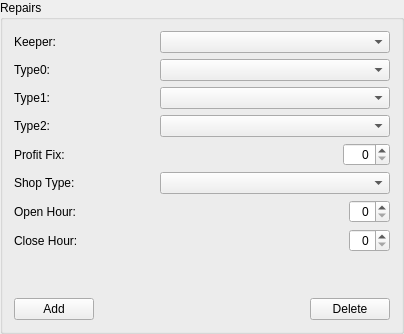
           <widget class="QGroupBox" name="repairBox">
            <property name="title">
             <string>Repairs</string>
            </property>
            <layout class="QVBoxLayout">
             <item>
              <layout class="QHBoxLayout">
               <property name="margin">
                <number>0</number>
               </property>
               <item>
                <widget class="QLabel" name="label_110">
                 <property name="minimumSize">
                  <size>
                   <width>100</width>
                   <height>0</height>
                  </size>
                 </property>
                 <property name="maximumSize">
                  <size>
                   <width>100</width>
                   <height>16777215</height>
                  </size>
                 </property>
                 <property name="text">
                  <string>Keeper:</string>
                 </property>
                </widget>
               </item>
               <item>
                <spacer>
                 <property name="orientation">
                  <enum>Qt::Horizontal</enum>
                 </property>
                 <property name="sizeHint" stdset="0">
                  <size>
                   <width>40</width>
                   <height>20</height>
                  </size>
                 </property>
                </spacer>
               </item>
               <item>
                <widget class="QComboBox" name="repairKeeperBox">
                 <property name="minimumSize">
                  <size>
                   <width>230</width>
                   <height>0</height>
                  </size>
                 </property>
                 <property name="focusPolicy">
                  <enum>Qt::WheelFocus</enum>
                 </property>
                </widget>
               </item>
              </layout>
             </item>
             <item>
              <layout class="QHBoxLayout">
               <property name="margin">
                <number>0</number>
               </property>
               <item>
                <widget class="QLabel" name="label_111">
                 <property name="minimumSize">
                  <size>
                   <width>100</width>
                   <height>0</height>
                  </size>
                 </property>
                 <property name="maximumSize">
                  <size>
                   <width>100</width>
                   <height>16777215</height>
                  </size>
                 </property>
                 <property name="text">
                  <string>Type0:</string>
                 </property>
                </widget>
               </item>
               <item>
                <spacer>
                 <property name="orientation">
                  <enum>Qt::Horizontal</enum>
                 </property>
                 <property name="sizeHint" stdset="0">
                  <size>
                   <width>40</width>
                   <height>20</height>
                  </size>
                 </property>
                </spacer>
               </item>
               <item>
                <widget class="QComboBox" name="repairType0Box">
                 <property name="minimumSize">
                  <size>
                   <width>230</width>
                   <height>0</height>
                  </size>
                 </property>
                 <property name="focusPolicy">
                  <enum>Qt::WheelFocus</enum>
                 </property>
                </widget>
               </item>
              </layout>
             </item>
             <item>
              <layout class="QHBoxLayout">
               <property name="margin">
                <number>0</number>
               </property>
               <item>
                <widget class="QLabel" name="label_112">
                 <property name="minimumSize">
                  <size>
                   <width>100</width>
                   <height>0</height>
                  </size>
                 </property>
                 <property name="maximumSize">
                  <size>
                   <width>100</width>
                   <height>16777215</height>
                  </size>
                 </property>
                 <property name="text">
                  <string>Type1:</string>
                 </property>
                </widget>
               </item>
               <item>
                <spacer>
                 <property name="orientation">
                  <enum>Qt::Horizontal</enum>
                 </property>
                 <property name="sizeHint" stdset="0">
                  <size>
                   <width>40</width>
                   <height>20</height>
                  </size>
                 </property>
                </spacer>
               </item>
               <item>
                <widget class="QComboBox" name="repairType1Box">
                 <property name="minimumSize">
                  <size>
                   <width>230</width>
                   <height>0</height>
                  </size>
                 </property>
                 <property name="focusPolicy">
                  <enum>Qt::WheelFocus</enum>
                 </property>
                </widget>
               </item>
              </layout>
             </item>
             <item>
              <layout class="QHBoxLayout">
               <property name="margin">
                <number>0</number>
               </property>
               <item>
                <widget class="QLabel" name="label_113">
                 <property name="minimumSize">
                  <size>
                   <width>100</width>
                   <height>0</height>
                  </size>
                 </property>
                 <property name="maximumSize">
                  <size>
                   <width>100</width>
                   <height>16777215</height>
                  </size>
                 </property>
                 <property name="text">
                  <string>Type2:</string>
                 </property>
                </widget>
               </item>
               <item>
                <spacer>
                 <property name="orientation">
                  <enum>Qt::Horizontal</enum>
                 </property>
                 <property name="sizeHint" stdset="0">
                  <size>
                   <width>40</width>
                   <height>20</height>
                  </size>
                 </property>
                </spacer>
               </item>
               <item>
                <widget class="QComboBox" name="repairType2Box">
                 <property name="minimumSize">
                  <size>
                   <width>230</width>
                   <height>0</height>
                  </size>
                 </property>
                 <property name="focusPolicy">
                  <enum>Qt::WheelFocus</enum>
                 </property>
                </widget>
               </item>
              </layout>
             </item>
             <item>
              <layout class="QHBoxLayout">
               <property name="margin">
                <number>0</number>
               </property>
               <item>
                <widget class="QLabel" name="label_116">
                 <property name="minimumSize">
                  <size>
                   <width>100</width>
                   <height>0</height>
                  </size>
                 </property>
                 <property name="maximumSize">
                  <size>
                   <width>100</width>
                   <height>16777215</height>
                  </size>
                 </property>
                 <property name="text">
                  <string>Profit Fix:</string>
                 </property>
                </widget>
               </item>
               <item>
                <spacer>
                 <property name="orientation">
                  <enum>Qt::Horizontal</enum>
                 </property>
                 <property name="sizeHint" stdset="0">
                  <size>
                   <width>40</width>
                   <height>20</height>
                  </size>
                 </property>
                </spacer>
               </item>
               <item>
                <widget class="QSpinBox" name="repairProfitFixBox">
                 <property name="focusPolicy">
                  <enum>Qt::WheelFocus</enum>
                 </property>
                 <property name="alignment">
                  <set>Qt::AlignRight|Qt::AlignVCenter</set>
                 </property>
                 <property name="maximum">
                  <number>500</number>
                 </property>
                 <property name="value">
                  <number>0</number>
                 </property>
                </widget>
               </item>
              </layout>
             </item>
             <item>
              <layout class="QHBoxLayout">
               <property name="margin">
                <number>0</number>
               </property>
               <item>
                <widget class="QLabel" name="label_115">
                 <property name="minimumSize">
                  <size>
                   <width>100</width>
                   <height>0</height>
                  </size>
                 </property>
                 <property name="maximumSize">
                  <size>
                   <width>100</width>
                   <height>16777215</height>
                  </size>
                 </property>
                 <property name="text">
                  <string>Shop Type:</string>
                 </property>
                </widget>
               </item>
               <item>
                <spacer>
                 <property name="orientation">
                  <enum>Qt::Horizontal</enum>
                 </property>
                 <property name="sizeHint" stdset="0">
                  <size>
                   <width>40</width>
                   <height>20</height>
                  </size>
                 </property>
                </spacer>
               </item>
               <item>
                <widget class="QComboBox" name="repairShopTypeBox">
                 <property name="minimumSize">
                  <size>
                   <width>230</width>
                   <height>0</height>
                  </size>
                 </property>
                 <property name="focusPolicy">
                  <enum>Qt::WheelFocus</enum>
                 </property>
                </widget>
               </item>
              </layout>
             </item>
             <item>
              <layout class="QHBoxLayout">
               <property name="margin">
                <number>0</number>
               </property>
               <item>
                <widget class="QLabel" name="label_118">
                 <property name="minimumSize">
                  <size>
                   <width>100</width>
                   <height>0</height>
                  </size>
                 </property>
                 <property name="maximumSize">
                  <size>
                   <width>100</width>
                   <height>16777215</height>
                  </size>
                 </property>
                 <property name="text">
                  <string>Open Hour:</string>
                 </property>
                </widget>
               </item>
               <item>
                <spacer>
                 <property name="orientation">
                  <enum>Qt::Horizontal</enum>
                 </property>
                 <property name="sizeHint" stdset="0">
                  <size>
                   <width>40</width>
                   <height>20</height>
                  </size>
                 </property>
                </spacer>
               </item>
               <item>
                <widget class="QSpinBox" name="repairOpenBox">
                 <property name="focusPolicy">
                  <enum>Qt::WheelFocus</enum>
                 </property>
                 <property name="alignment">
                  <set>Qt::AlignRight|Qt::AlignVCenter</set>
                 </property>
                 <property name="maximum">
                  <number>23</number>
                 </property>
                </widget>
               </item>
              </layout>
             </item>
             <item>
              <layout class="QHBoxLayout">
               <property name="margin">
                <number>0</number>
               </property>
               <item>
                <widget class="QLabel" name="label_119">
                 <property name="minimumSize">
                  <size>
                   <width>100</width>
                   <height>0</height>
                  </size>
                 </property>
                 <property name="maximumSize">
                  <size>
                   <width>100</width>
                   <height>16777215</height>
                  </size>
                 </property>
                 <property name="text">
                  <string>Close Hour:</string>
                 </property>
                </widget>
               </item>
               <item>
                <spacer>
                 <property name="orientation">
                  <enum>Qt::Horizontal</enum>
                 </property>
                 <property name="sizeHint" stdset="0">
                  <size>
                   <width>40</width>
                   <height>20</height>
                  </size>
                 </property>
                </spacer>
               </item>
               <item>
                <widget class="QSpinBox" name="repairCloseBox">
                 <property name="focusPolicy">
                  <enum>Qt::WheelFocus</enum>
                 </property>
                 <property name="alignment">
                  <set>Qt::AlignRight|Qt::AlignVCenter</set>
                 </property>
                 <property name="maximum">
                  <number>23</number>
                 </property>
                </widget>
               </item>
              </layout>
             </item>
             <item>
              <spacer>
               <property name="orientation">
                <enum>Qt::Vertical</enum>
               </property>
               <property name="sizeHint" stdset="0">
                <size>
                 <width>20</width>
                 <height>40</height>
                </size>
               </property>
              </spacer>
             </item>
             <item>
              <layout class="QHBoxLayout">
               <property name="margin">
                <number>0</number>
               </property>
               <item>
                <widget class="QPushButton" name="repairAddButton">
                 <property name="focusPolicy">
                  <enum>Qt::StrongFocus</enum>
                 </property>
                 <property name="text">
                  <string>Add</string>
                 </property>
                </widget>
               </item>
               <item>
                <spacer>
                 <property name="orientation">
                  <enum>Qt::Horizontal</enum>
                 </property>
                 <property name="sizeHint" stdset="0">
                  <size>
                   <width>40</width>
                   <height>20</height>
                  </size>
                 </property>
                </spacer>
               </item>
               <item>
                <widget class="QPushButton" name="repairDeleteButton">
                 <property name="focusPolicy">
                  <enum>Qt::StrongFocus</enum>
                 </property>
                 <property name="text">
                  <string>Delete</string>
                 </property>
                </widget>
               </item>
              </layout>
             </item>
            </layout>
           </widget>
